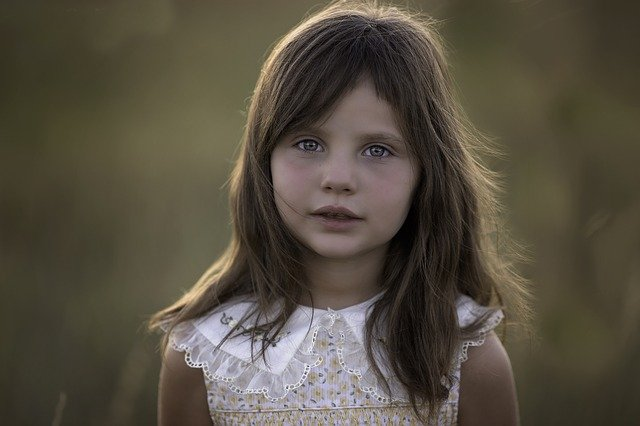
#> input picture OpenCV 102/06.jpg, 640 x 426 px
$ python 06-Convolutions.py
#> lines starting #> are read from the running program, lines starting #| are printed output that depends on the picture
import cv2 as cv
import argparse
import numpy as np
from skimage.exposure import rescale_intensity

def convolve(image, kernel):
    # grab the spatial dimensions of image and kernel
    (iH, iW) = image.shape[:2]
    (kH, kW) = kernel.shape[:2]

    # Allocate memory for output image taking care to pad the borders of input image so spatial size is not reduced
    pad = (kW - 1)//2
    image = cv.copyMakeBorder(image, pad, pad, pad, pad, cv.BORDER_REPLICATE)
    output = np.zeros((iH, iW), dtype='float32')

    # Loop over the input image sliding the kernel across each (x,y) coordinate from left to right and top to bottom
    for y in np.arange(pad, iH+pad):      # looping on rows
        for x in np.arange(pad, iW+pad):  # looping on columns
            # Extract the ROI of image by extracting the center region of current (x, y) coordinate dimensions
            roi = image[y-pad: y+pad+1, x-pad: x+pad+1]

            # Perform the actual convolution by taking element wise multiplication and then summing the matrix
            k = (roi * kernel).sum()

            # store the convlove value in output (x, y)-coordinate of output image
            output[y - pad, x - pad] = k

    # Rescale the image to be in range [0, 255]
    output = rescale_intensity(output, in_range=(0, 255))
    output = (output*255).astype('uint8')

    return output

# Construct the argument parse and parse the argument
ap = argparse.ArgumentParser()
ap.add_argument('-i', '--image', type = str, default='06.jpg', help = 'Path to input image')
args = vars(ap.parse_args())

# Read and display image
image = cv.imread(args['image'])
#> image is the input picture: shape (426, 640, 3); mean B, G, R 64.6, 78.5, 85.7
cv.imshow('Original Image', image)
cv.waitKey(0)

# Conver the image to gray scale
gray = cv.cvtColor(image, cv.COLOR_BGR2GRAY)
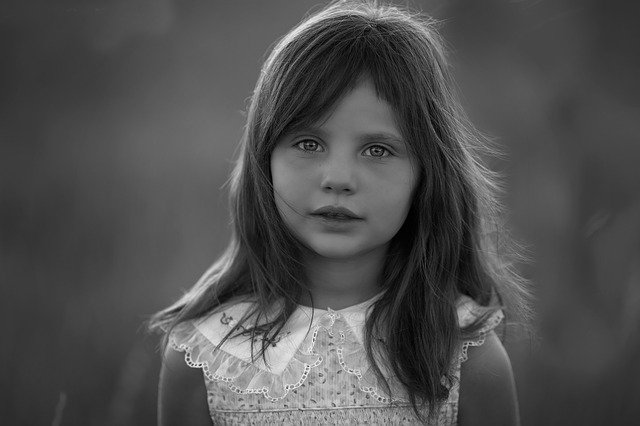
#> gray: shape (426, 640); min 0, max 254, mean 79
cv.imshow('Gray Image', gray)
cv.waitKey(0)

# construct average blurring kernals used to smooth an image
smallBlur = np.ones((7, 7), dtype='float')*(1.0/(7*7))
largeBlur = np.ones((21, 21), dtype='float')*(1.0/(21*21))

# Construct a sharpning filter
sharpen = np.array((
    [0, -1, 0],
    [-1, 5, -1],
    [0, -1, 0]), dtype='int')

# Construct laplacian kernal used to detect edge like regions of an image
laplacian = np.array((
    [0, 1, 0],
    [1, -4, 1],
    [0, 1, 0]), dtype='int')

# Construct a sobal x-axis kernal
sobalX = np.array((
    [-1, 0, 1],
    [-2, 0, 2],
    [-1, 0, 1]), dtype='int')

# Construct a sobal y-axis kernal
sobalY = np.array((
    [-1, -2, -1],
    [0, 0, 0],
    [1, 2, 1]), dtype='int')

# Construct the kernel bank, a list of kernels we will apply using our custom convolve function and OpenCVs
# filter 2D function
kernelBank = (
    ('Small Blur', smallBlur),
    ('Large Blur', largeBlur),
    ('Sharpen', sharpen),
    ('Laplacian', laplacian),
    ('Sobal-X', sobalX),
    ('Sobal-Y', sobalY)
)

# loop over the kernals
for (kernelName, kernel) in kernelBank:
    # Apply the kernels to gray scale image using custom convolve function and openCVs filter2D function
    print(f'applying {kernelName} kernal')
    convolveoutput = convolve(gray, kernel)
    cvoutput = cv.filter2D(gray, -1, kernel)

    # Display the image
    cv.imshow(f'{kernelName}-Convolve', convolveoutput)
    cv.imshow(f'{kernelName}-OpenCV', cvoutput)
    cv.waitKey(0)
#> this loop made 6 passes
#> pass 1, in convolve, `image = cv.copyMakeBorder(image, pad, pad, pad, pad, cv.BORDER_REPLICA..`:
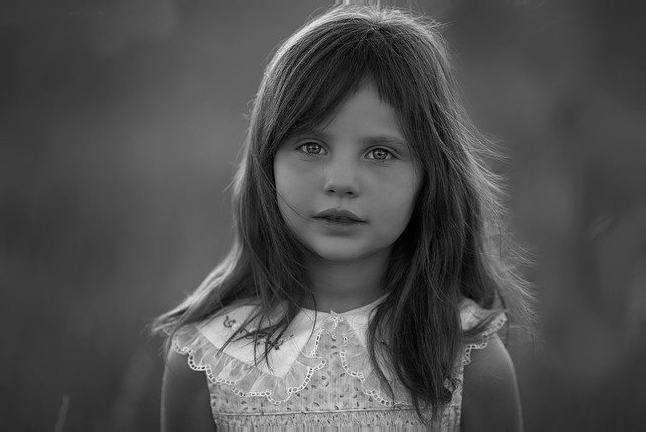
#> image: shape (432, 646); min 0, max 254, mean 78.8
#> pass 2, in convolve (call 2), `image = cv.copyMakeBorder(image, pad, pad, pad, pad, cv.BORDER_REPLICA..`:
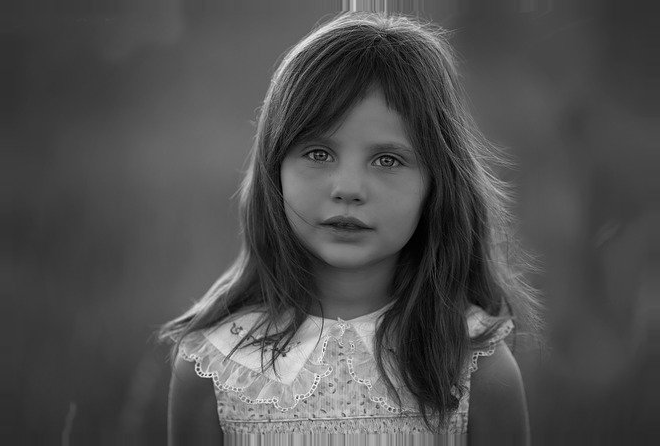
#> image: shape (446, 660); min 0, max 254, mean 78.4


cv.destroyAllWindows()

$ run again, with OpenCV 102/00.jpg copied over OpenCV 102/06.jpg
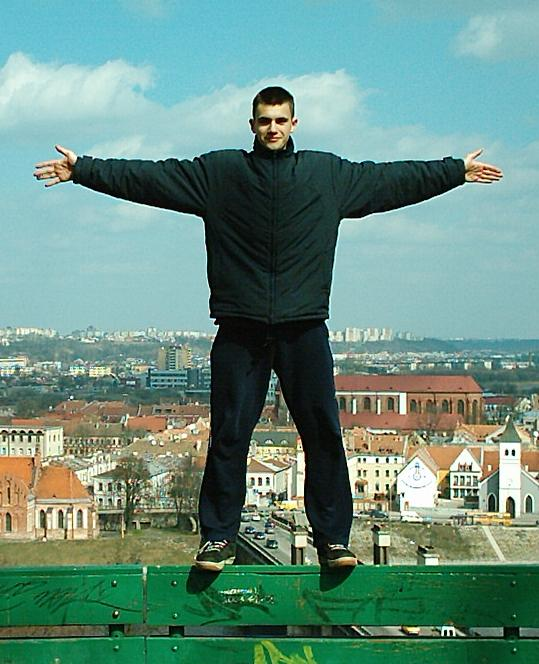
#> input picture OpenCV 102/00.jpg, 539 x 664 px
#> image is the input picture: shape (664, 539, 3); mean B, G, R 129.2, 142.4, 105.3
#> the loop `for (kernelName, kernel) in kernelBank:` made 6 passes
#> pass 1, `convolveoutput = convolve(gray, kernel)`:
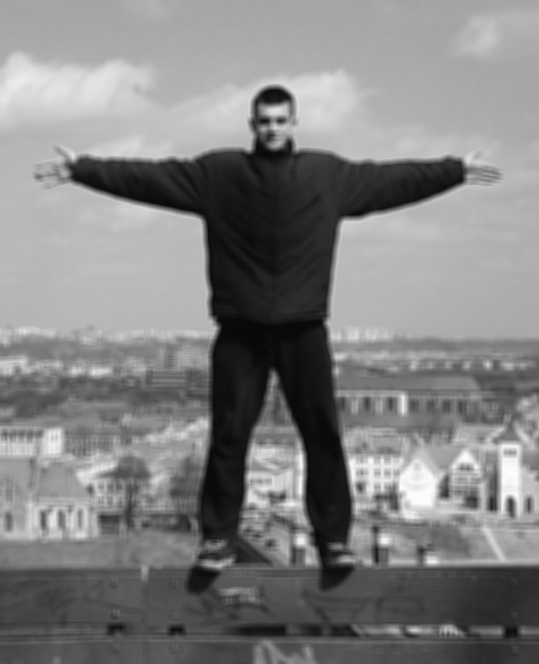
#> convolveoutput: shape (664, 539); min 7, max 253, mean 129.3
#> pass 2, in convolve (call 2), `image = cv.copyMakeBorder(image, pad, pad, pad, pad, cv.BORDER_REPLICA..`:
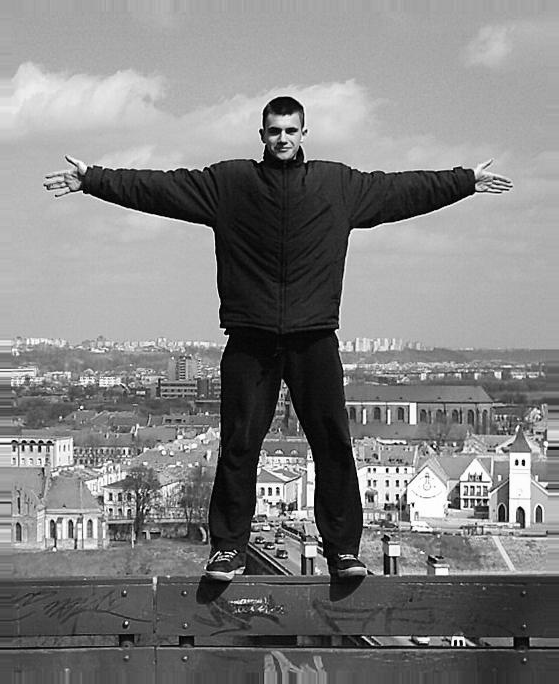
#> image: shape (684, 559); min 0, max 255, mean 130.3

$ run again, with OpenCV 102/05.jpg copied over OpenCV 102/06.jpg
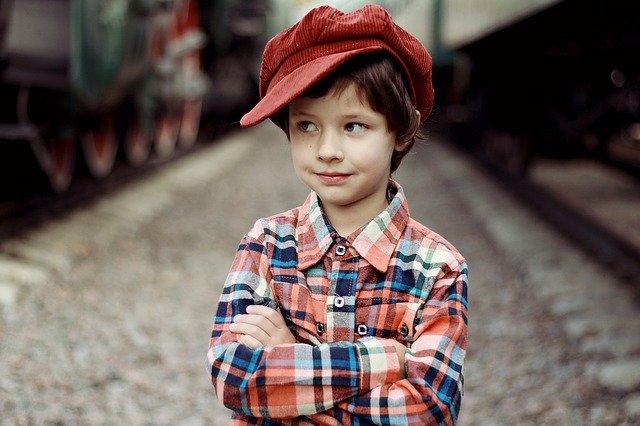
#> input picture OpenCV 102/05.jpg, 640 x 426 px
#> image is the input picture: shape (426, 640, 3); mean B, G, R 87.7, 92.6, 108
#> the loop `for (kernelName, kernel) in kernelBank:` made 6 passes
#> pass 1, `convolveoutput = convolve(gray, kernel)`:
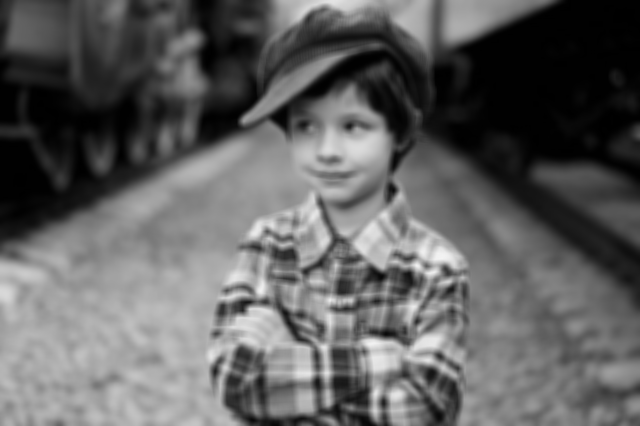
#> convolveoutput: shape (426, 640); min 0, max 243, mean 96.2
#> pass 2, in convolve (call 2), `image = cv.copyMakeBorder(image, pad, pad, pad, pad, cv.BORDER_REPLICA..`:
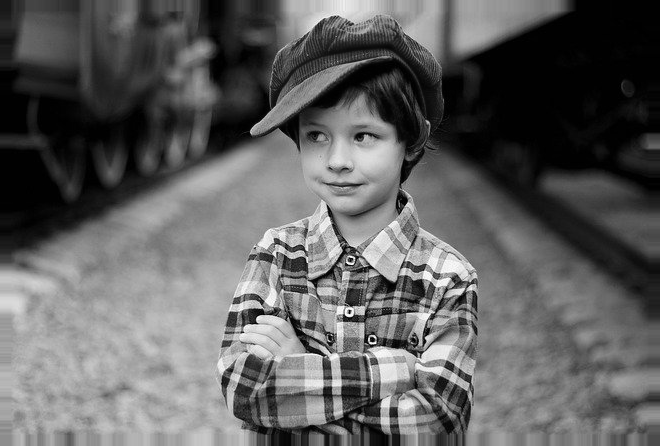
#> image: shape (446, 660); min 0, max 255, mean 96.1
